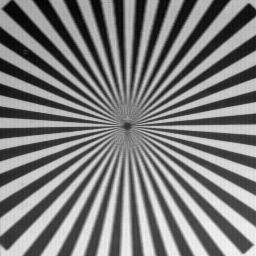
#> input picture e19167lab05/testpat1.tif, 256 x 256 px, found by its file name
$ jupyter execute --allow-errors e19167lab05.ipynb   (older library calls are emulated)
#> lines starting #> are read from the running program, lines starting #| are printed output that depends on the picture; after the words box and inside, x2 and y2 are one past the last pixel; in counts of white or black regions, pixels touching at a corner belong together; long printed decimals are rounded
#> further down, img is the input picture: shape (256, 256); min 0, max 244, mean 124.7
1. Read the image texture.tif. Display the image. How many textures are there in the
image? Describe them.

[cell 1]
import numpy as np
import cv2
import matplotlib.pyplot as plt
from sklearn.cluster import KMeans

# Load the image in grayscale
image_path = '/content/texture.tif'  # Update with your image path
image = cv2.imread(image_path, cv2.IMREAD_GRAYSCALE)

# Display the original image
plt.figure(figsize=(10, 10))
#> (the rest of this cell did not finish here and is left out)

[cell 2]
import numpy as np
import cv2
import matplotlib.pyplot as plt
from sklearn.cluster import KMeans
from skimage.feature import graycomatrix, graycoprops

# Load the image in grayscale
image_path = '/content/texture.tif'  # Path to the uploaded image
image = cv2.imread(image_path, cv2.IMREAD_GRAYSCALE)

# Display the original image
plt.figure(figsize=(10, 10))
#> (the rest of this cell did not finish here and is left out)

2. Select several features and calculate them on blocks of size of 12 × 12 using Gabor
filter. Display the calculated features and estimate which ones can be used to segment
given structure.

[cell 3]
import cv2
import numpy as np
from sklearn.cluster import KMeans
from matplotlib import pyplot as plt

# Define Gabor filter
def build_filters():
    filters = []
    ksize = 31
    for theta in np.arange(0, np.pi, np.pi / 16):
        kern = cv2.getGaborKernel((ksize, ksize), 4.0, theta, 10.0, 0.5, 0, ktype=cv2.CV_32F)
        kern /= 1.5*kern.sum()
        filters.append(kern)
    return filters

# Apply Gabor filter
def process(img, filters):
    accum = np.zeros_like(img)
    for kern in filters:
        fimg = cv2.filter2D(img, cv2.CV_8UC3, kern)
        np.maximum(accum, fimg, accum)
#> this loop made 16 passes
#> pass 1, in process, `fimg = cv2.filter2D(img, cv2.CV_8UC3, kern)`:
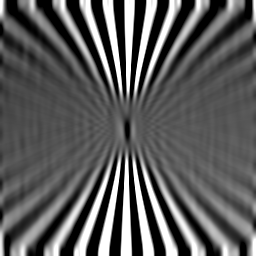
#> fimg: shape (256, 256); min 0, max 255, mean 92.1
#> pass 3, in process, `fimg = cv2.filter2D(img, cv2.CV_8UC3, kern)`:
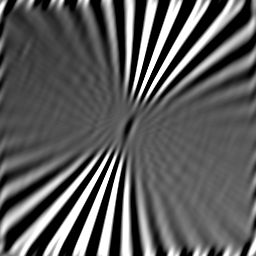
#> fimg: shape (256, 256); min 0, max 255, mean 92.6
#> after the loop:
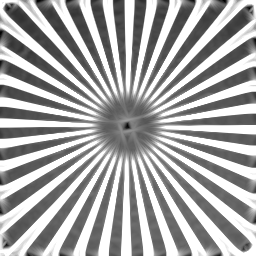
#> accum: shape (256, 256); min 0, max 255, mean 166.9
    return accum

# Load image
img = cv2.imread('/content/testpat1.tif',0)

# Apply filters to the image
filters = build_filters()
res = process(img, filters)

# Split image into 12x12 blocks and calculate features
features = []
for i in range(0, img.shape[0] - img.shape[0] % 12, 12):
    for j in range(0, img.shape[1] - img.shape[1] % 12, 12):
        block = res[i:i+12, j:j+12]
        feature = [np.mean(block), np.std(block)]  # Add more features if needed
        features.append(feature)
#> after the loop, features = 441 pairs, first value 71.16 to 240.4, second value 6.6 to 91.5

# Apply K-means clustering
kmeans = KMeans(n_clusters=2, random_state=0).fit(features)
labels = kmeans.labels_
#> labels = 441 values, max 1 at index 0, min 0 at index 1, mean 0.658

# Display features and K-means results
for i, feature in enumerate(features):
    print(f"Feature: {feature}, Cluster: {labels[i]}")
#> this loop made 441 passes
#> feature on passes 1 to 3: [169.5, 86.54], [153.4, 77.36], [212.5, 37.71]
#| Feature: [169.451, 86.538], Cluster: 1
#| Feature: [153.4375, 77.355], Cluster: 0
#| Feature: [212.535, 37.708], Cluster: 1
#| Feature: [96.618, 58.849], Cluster: 0
#| Feature: [170.361, 70.702], Cluster: 1
#| Feature: [165.625, 86.002], Cluster: 1
#| Feature: [140.514, 76.225], Cluster: 0
#| Feature: [174.361, 88.942], Cluster: 1
#> (further printed lines are left out)

# Reshape labels into the shape of the original image
labels_reshaped = np.reshape(labels, (img.shape[0]//12, img.shape[1]//12))
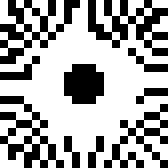
#> labels_reshaped: shape (21, 21) int32 (shown 8 times larger); values 0 (black) and 1 (white), 65.8% white; black in thin lines or dots

# Display the clusters
plt.imshow(labels_reshaped, cmap='gray')
plt.show()

3.	Calculate the spectra energy (without the DC component) feature on the texture.tif image, on the blocks of size 12×12. Is this feature good for segmentation of the textures on this image? Segment the energy image using the K-means method and comment on the results.

[cell 4]
import numpy as np
import cv2
from scipy.fftpack import fft2

# Load image
img = cv2.imread('/content/texture.tif', 0)

# Split image into 12x12 blocks and calculate spectral energy
spectral_energies = []
#> (the rest of this cell did not finish here and is left out)

[cell 5]
import matplotlib.pyplot as plt

# Reshape spectral energies into the shape of the original image
#> (the rest of this cell did not finish here and is left out)

[cell 6]
from sklearn.cluster import KMeans
import matplotlib.pyplot as plt

# Reshape the spectral energy into a 2D array
#> (the rest of this cell did not finish here and is left out)

#> (a cell that did not finish here is left out)

4. By using segmentation and cv2.inpaint restore the “Efac.jpg” image. In your report explain
the steps you used to achieve it.

[cell 8]
import cv2
import numpy as np
from sklearn.cluster import KMeans
import matplotlib.pyplot as plt

# Load the image
image = cv2.imread('Efac.jpg')
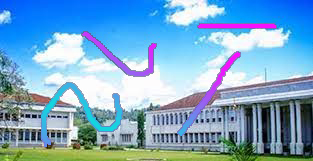
#> input picture e19167lab05/Efac.jpg, 313 x 161 px
#> image is the input picture: shape (161, 313, 3); mean B, G, R 200.5, 167.6, 122.4

# Reshape the image to a 2D array of pixels
pixels = image.reshape(-1, 3)

# Perform K-means clustering to segment the image
kmeans = KMeans(n_clusters=5)
kmeans.fit(pixels)

# Create a mask of the segmented areas
mask = kmeans.labels_.reshape(image.shape[:2])

# Choose one of the clusters to inpaint
mask = np.where(mask == 1, 255, 0).astype('uint8')
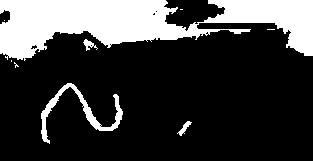
#> mask: shape (161, 313); 23.6% white; 9 white regions (5 under 20 px), largest, box (x1, y1, x2, y2) and area: (0, 0, 313, 61) 10814, (41, 83, 123, 144) 892, (177, 121, 192, 136) 77, (83, 39, 98, 51) 75

# Perform inpainting on the color image
restored_image = cv2.inpaint(image, mask, inpaintRadius=3, flags=cv2.INPAINT_NS)
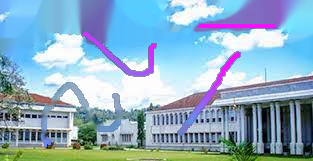
#> restored_image: shape (161, 313, 3); mean B, G, R 195.6, 173.9, 142.6

# Convert the restored image to RGB
restored_image_rgb = cv2.cvtColor(restored_image, cv2.COLOR_BGR2RGB)

# Display the mask and the restored image
plt.figure(figsize=(12, 6))

plt.subplot(1, 2, 1)
plt.imshow(mask, cmap='gray')
plt.title("Mask")
plt.axis('off')

plt.subplot(1, 2, 2)
plt.imshow(restored_image_rgb)
plt.title("Restored Image")
plt.axis('off')

plt.show()

without K means clustering

[cell 9]
import cv2
import numpy as np
import matplotlib.pyplot as plt

# Load the damaged image
damaged_img_path = 'Efac.jpg'  # Replace with the correct path to the damaged image
damaged_img = cv2.imread(damaged_img_path)

# Check if image is loaded correctly
if damaged_img is None:
    raise FileNotFoundError(f"Unable to load image {damaged_img_path}")

# Convert the image to grayscale for creating the mask
gray = cv2.cvtColor(damaged_img, cv2.COLOR_BGR2GRAY)
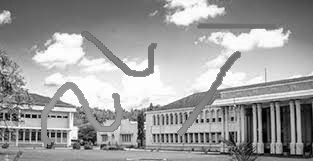
#> gray: shape (161, 313); min 1, max 255, mean 157.8

# Create a binary mask of the damaged areas
_, mask = cv2.threshold(gray, 127, 255, cv2.THRESH_BINARY_INV)
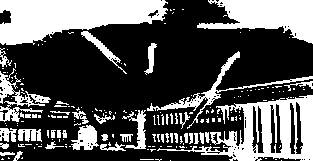
#> mask: shape (161, 313); 34% white; 187 white regions (145 under 20 px), largest, box (x1, y1, x2, y2) and area: (0, 0, 168, 45) 4957, (157, 95, 313, 161) 3889, (197, 0, 313, 44) 2900

# Perform inpainting on the color image
restored_img = cv2.inpaint(damaged_img, mask, 3, cv2.INPAINT_NS)
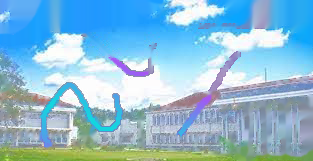
#> restored_img: shape (161, 313, 3); mean B, G, R 213, 188, 139.6

# Display the restored image
plt.imshow(cv2.cvtColor(restored_img, cv2.COLOR_BGR2RGB))
plt.title('Restored Image')
plt.show()
